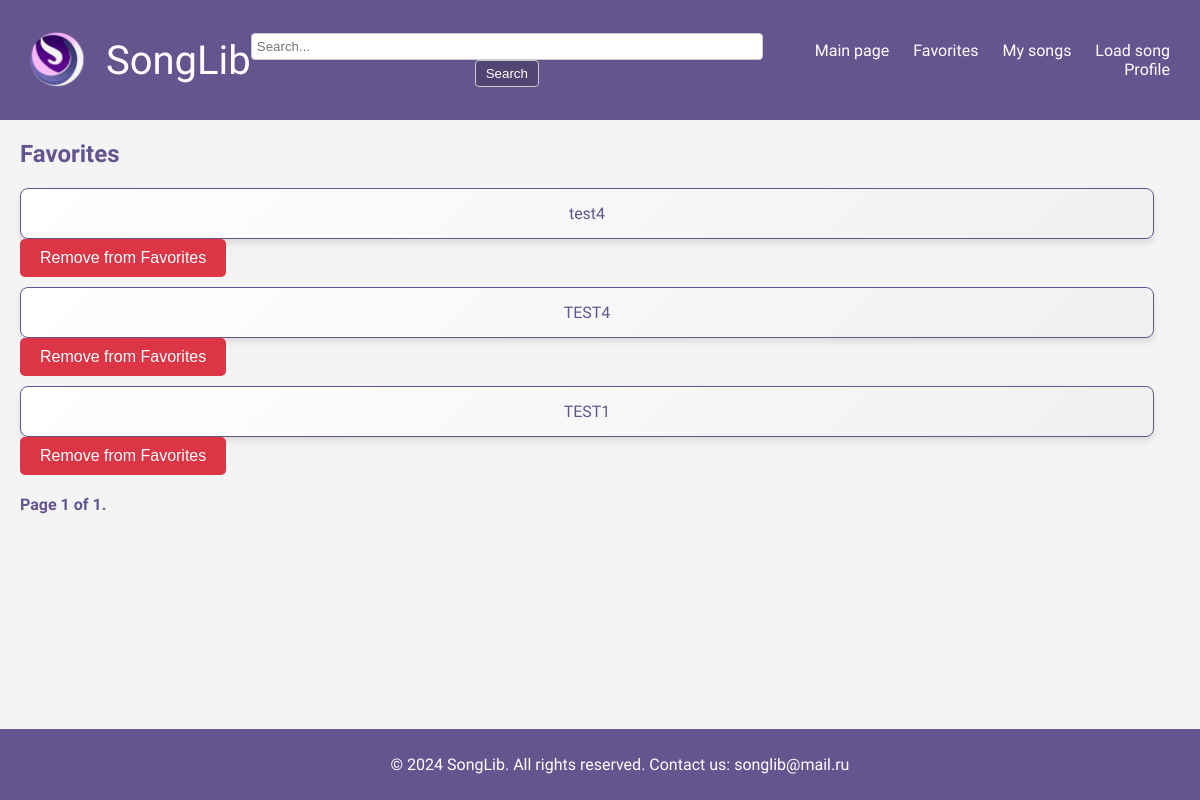
/favorites/ (signed in), run on an earlier commit of the app's database.
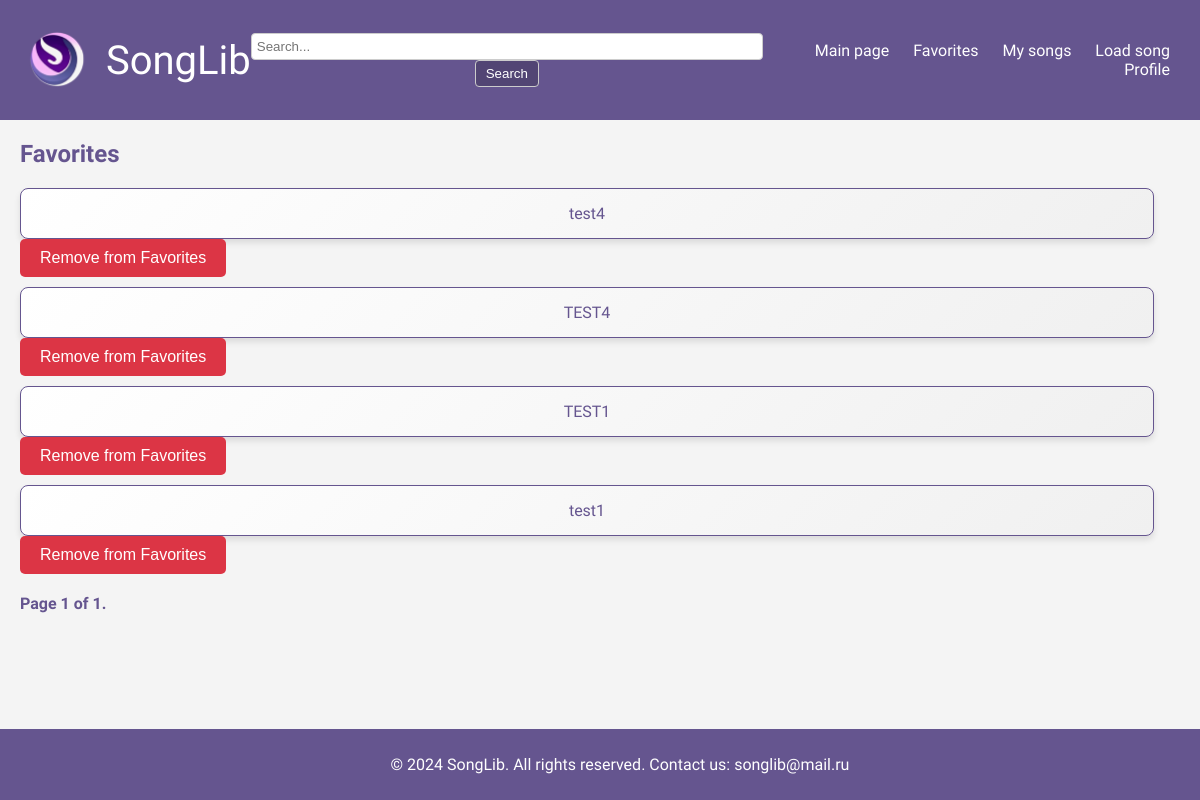
And on a later commit of the database.
### main/models.py (models this page shows, shortened)
class FavoriteFile(models.Model):
    user = models.ForeignKey(User, on_delete=models.CASCADE)  # Связь с пользователем
    file = models.ForeignKey(UploadedFile, on_delete=models.CASCADE)  # Связь с файлом
    added_at = models.DateTimeField(auto_now_add=True)  # Дата и время добавления в избранное

class UploadedFile(models.Model):
    file = models.FileField(upload_to='uploads/', validators=[validate_pdf_file])  # Добавляем валидатор
    title = models.CharField(max_length=255)
    uploaded_at = models.DateTimeField(auto_now_add=True)
    user = models.ForeignKey(User, on_delete=models.CASCADE, null=True, blank=True)

### main/views.py (the view)
# urls.py: path('favorites/', views.favorites, name='favorites'),  # Страница избранных файлов
@login_required
def favorites(request):
    favorites = FavoriteFile.objects.filter(user=request.user)  # Получаем избранные файлы пользователя
    paginator = Paginator(favorites, 10)  # Показываем 10 файлов на странице
    page_number = request.GET.get('page')  # Получаем номер текущей страницы
    page_obj = paginator.get_page(page_number)  # Получаем объект страницы
    return render(request, 'favorites.html', {'page_obj': page_obj})  # Рендерим шаблон с данными

### main/templates/favorites.html (shortened to what this page needs)
{% extends 'base.html' %}
{% block content %}
<h1 class="page-title">Favorites</h1>
<div class="file-list">
    {% for favorite in page_obj %}
    <div class="file-item">
        <a href="{% url 'file_detail' favorite.file.id %}" class="full-width-button">{{ favorite.file.title }}</a>
        <form action="{% url 'remove_from_favorites' favorite.file.id %}" method="post" class="favorite-form">
            <button type="submit" class="remove-favorite-button">Remove from Favorites</button>
        </form>
    </div>
    {% endfor %}
</div>
<div class="pagination">
    <span class="step-links">
        <span class="current">
            Page {{ page_obj.number }} of {{ page_obj.paginator.num_pages }}.
        </span>
    </span>
</div>
{% endblock %}

What changed in the data, as far as the page shows it:
added FavoriteFile: file "test1"
